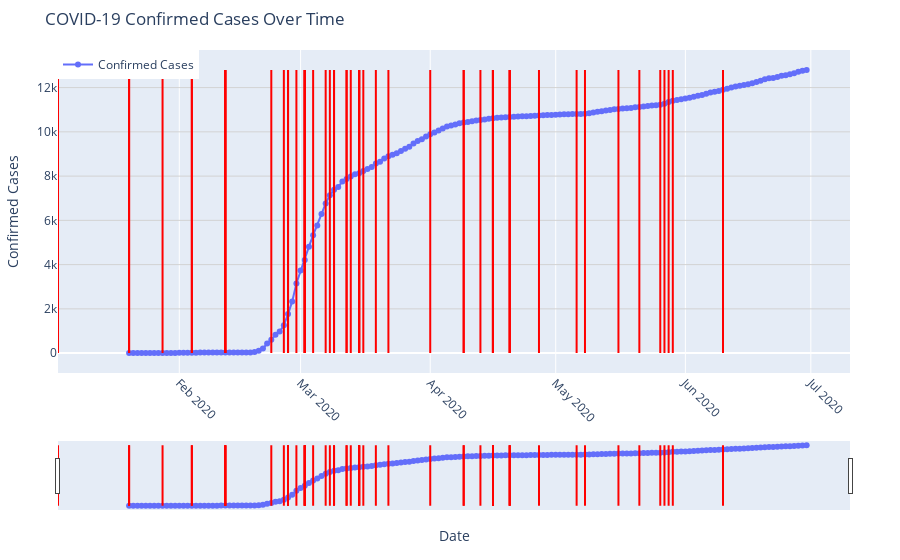

The notebook cell this image was saved under:
### Code cell
# Load your time data
time = pd.read_csv(r'Data/Time.csv')

# Create a Plotly figure
fig = go.Figure()

# Add a line trace for the time series data
fig.add_trace(go.Scatter(x=time['date'], y=time['confirmed'], mode='lines+markers', name='Confirmed Cases'))

# Add vertical lines (bars) for policy dates
for date, label in zip(policy_dates, policy_labels):
    # Add a Scatter trace for each policy bar
    fig.add_trace(go.Scatter(
        x=[date, date],
        y=[0, max(time['confirmed'])],
        mode='lines',
        line=dict(color="red", width=2),
        name=label,
        hoverinfo='text',
        text=[label], 
        showlegend=False,  
    ))

# Configure hover behavior for the line trace
fig.update_traces(hoverinfo='x+y+name', hovertemplate='%{y} cases<br>%{x}')

# Update figure layout
fig.update_layout(
    title='COVID-19 Confirmed Cases Over Time',
    xaxis_title='Date',
    yaxis_title='Confirmed Cases',
    xaxis=dict(tickangle=45),
    showlegend=True,
    legend=dict(x=0, y=1),
    margin=dict(l=50, r=50, t=50, b=50),
    xaxis_rangeslider_visible=True,
    yaxis=dict(gridcolor='lightgray'),
)

# Show the figure
fig.show()

### Figure 1 — Plotly figure (JSON) as saved in the notebook; plotly's stock layout.template omitted (floating-point values rounded to 4 significant figures; data arrays with more than 128 entries replaced by an {"elided": "..."} marker saying what was removed)
{"data": [{"hoverinfo": "x+y+name", "hovertemplate": "%{y} cases<br>%{x}", "mode": "lines+markers", "name": "Confirmed Cases", "type": "scatter", "x": {"elided": "163 str values"}, "y": {"elided": "163 int values"}}, {"hoverinfo": "x+y+name", "hovertemplate": "%{y} cases<br>%{x}", "line": {"color": "red", "width": 2}, "mode": "lines", "name": "Infectious Disease Alert Level Level 1 (Blue)", "showlegend": false, "text": ["Infectious Disease Alert Level Level 1 (Blue)"], "type": "scatter", "x": ["2020-01-03", "2020-01-03"], "y": [0, 12800]}, {"hoverinfo": "x+y+name", "hovertemplate": "%{y} cases<br>%{x}", "line": {"color": "red", "width": 2}, "mode": "lines", "name": "Infectious Disease Alert Level Level 2 (Yellow)", "showlegend": false, "text": ["Infectious Disease Alert Level Level 2 (Yellow)"], "type": "scatter", "x": ["2020-01-20", "2020-01-20"], "y": [0, 12800]}, {"hoverinfo": "x+y+name", "hovertemplate": "%{y} cases<br>%{x}", "line": {"color": "red", "width": 2}, "mode": "lines", "name": "Infectious Disease Alert Level Level 3 (Orange)", "showlegend": false, "text": ["Infectious Disease Alert Level Level 3 (Orange)"], "type": "scatter", "x": ["2020-01-28", "2020-01-28"], "y": [0, 12800]}, {"hoverinfo": "x+y+name", "hovertemplate": "%{y} cases<br>%{x}", "line": {"color": "red", "width": 2}, "mode": "lines", "name": "Infectious Disease Alert Level Level 4 (Red)", "showlegend": false, "text": ["Infectious Disease Alert Level Level 4 (Red)"], "type": "scatter", "x": ["2020-02-23", "2020-02-23"], "y": [0, 12800]}, {"hoverinfo": "x+y+name", "hovertemplate": "%{y} cases<br>%{x}", "line": {"color": "red", "width": 2}, "mode": "lines", "name": "Special Immigration Procedure from China", "showlegend": false, "text": ["Special Immigration Procedure from China"], "type": "scatter", "x": ["2020-02-04", "2020-02-04"], "y": [0, 12800]}, {"hoverinfo": "x+y+name", "hovertemplate": "%{y} cases<br>%{x}", "line": {"color": "red", "width": 2}, "mode": "lines", "name": "Special Immigration Procedure from Hong Kong", "showlegend": false, "text": ["Special Immigration Procedure from Hong Kong"], "type": "scatter", "x": ["2020-02-12", "2020-02-12"], "y": [0, 12800]}, {"hoverinfo": "x+y+name", "hovertemplate": "%{y} cases<br>%{x}", "line": {"color": "red", "width": 2}, "mode": "lines", "name": "Special Immigration Procedure from Macau", "showlegend": false, "text": ["Special Immigration Procedure from Macau"], "type": "scatter", "x": ["2020-02-12", "2020-02-12"], "y": [0, 12800]}, {"hoverinfo": "x+y+name", "hovertemplate": "%{y} cases<br>%{x}", "line": {"color": "red", "width": 2}, "mode": "lines", "name": "Special Immigration Procedure from Japan", "showlegend": false, "text": ["Special Immigration Procedure from Japan"], "type": "scatter", "x": ["2020-03-09", "2020-03-09"], "y": [0, 12800]}, {"hoverinfo": "x+y+name", "hovertemplate": "%{y} cases<br>%{x}", "line": {"color": "red", "width": 2}, "mode": "lines", "name": "Special Immigration Procedure from Italy", "showlegend": false, "text": ["Special Immigration Procedure from Italy"], "type": "scatter", "x": ["2020-03-12", "2020-03-12"], "y": [0, 12800]}, {"hoverinfo": "x+y+name", "hovertemplate": "%{y} cases<br>%{x}", "line": {"color": "red", "width": 2}, "mode": "lines", "name": "Special Immigration Procedure from Iran", "showlegend": false, "text": ["Special Immigration Procedure from Iran"], "type": "scatter", "x": ["2020-03-12", "2020-03-12"], "y": [0, 12800]}, {"hoverinfo": "x+y+name", "hovertemplate": "%{y} cases<br>%{x}", "line": {"color": "red", "width": 2}, "mode": "lines", "name": "Special Immigration Procedure from France", "showlegend": false, "text": ["Special Immigration Procedure from France"], "type": "scatter", "x": ["2020-03-15", "2020-03-15"], "y": [0, 12800]}, {"hoverinfo": "x+y+name", "hovertemplate": "%{y} cases<br>%{x}", "line": {"color": "red", "width": 2}, "mode": "lines", "name": "Special Immigration Procedure from Germany", "showlegend": false, "text": ["Special Immigration Procedure from Germany"], "type": "scatter", "x": ["2020-03-15", "2020-03-15"], "y": [0, 12800]}, {"hoverinfo": "x+y+name", "hovertemplate": "%{y} cases<br>%{x}", "line": {"color": "red", "width": 2}, "mode": "lines", "name": "Special Immigration Procedure from Spain", "showlegend": false, "text": ["Special Immigration Procedure from Spain"], "type": "scatter", "x": ["2020-03-15", "2020-03-15"], "y": [0, 12800]}, {"hoverinfo": "x+y+name", "hovertemplate": "%{y} cases<br>%{x}", "line": {"color": "red", "width": 2}, "mode": "lines", "name": "Special Immigration Procedure from U.K.", "showlegend": false, "text": ["Special Immigration Procedure from U.K."], "type": "scatter", "x": ["2020-03-15", "2020-03-15"], "y": [0, 12800]}, {"hoverinfo": "x+y+name", "hovertemplate": "%{y} cases<br>%{x}", "line": {"color": "red", "width": 2}, "mode": "lines", "name": "Special Immigration Procedure from Netherlands", "showlegend": false, "text": ["Special Immigration Procedure from Netherlands"], "type": "scatter", "x": ["2020-03-15", "2020-03-15"], "y": [0, 12800]}, {"hoverinfo": "x+y+name", "hovertemplate": "%{y} cases<br>%{x}", "line": {"color": "red", "width": 2}, "mode": "lines", "name": "Special Immigration Procedure from Europe", "showlegend": false, "text": ["Special Immigration Procedure from Europe"], "type": "scatter", "x": ["2020-03-16", "2020-03-16"], "y": [0, 12800]}, {"hoverinfo": "x+y+name", "hovertemplate": "%{y} cases<br>%{x}", "line": {"color": "red", "width": 2}, "mode": "lines", "name": "Special Immigration Procedure from all the countries", "showlegend": false, "text": ["Special Immigration Procedure from all the countries"], "type": "scatter", "x": ["2020-03-19", "2020-03-19"], "y": [0, 12800]}, {"hoverinfo": "x+y+name", "hovertemplate": "%{y} cases<br>%{x}", "line": {"color": "red", "width": 2}, "mode": "lines", "name": "Mandatory 14-day Self-Quarantine from all the countries", "showlegend": false, "text": ["Mandatory 14-day Self-Quarantine from all the countries"], "type": "scatter", "x": ["2020-04-01", "2020-04-01"], "y": [0, 12800]}, {"hoverinfo": "x+y+name", "hovertemplate": "%{y} cases<br>%{x}", "line": {"color": "red", "width": 2}, "mode": "lines", "name": "Mandatory Self-Quarantine & Diagonostic Tests from U.S.", "showlegend": false, "text": ["Mandatory Self-Quarantine & Diagonostic Tests from U.S."], "type": "scatter", "x": ["2020-04-13", "2020-04-13"], "y": [0, 12800]}, {"hoverinfo": "x+y+name", "hovertemplate": "%{y} cases<br>%{x}", "line": {"color": "red", "width": 2}, "mode": "lines", "name": "Emergency Use Authorization of Diagnostic Kit 1st EUA", "showlegend": false, "text": ["Emergency Use Authorization of Diagnostic Kit 1st EUA"], "type": "scatter", "x": ["2020-02-04", "2020-02-04"], "y": [0, 12800]}, {"hoverinfo": "x+y+name", "hovertemplate": "%{y} cases<br>%{x}", "line": {"color": "red", "width": 2}, "mode": "lines", "name": "Emergency Use Authorization of Diagnostic Kit 2nd EUA", "showlegend": false, "text": ["Emergency Use Authorization of Diagnostic Kit 2nd EUA"], "type": "scatter", "x": ["2020-02-12", "2020-02-12"], "y": [0, 12800]}, {"hoverinfo": "x+y+name", "hovertemplate": "%{y} cases<br>%{x}", "line": {"color": "red", "width": 2}, "mode": "lines", "name": "Emergency Use Authorization of Diagnostic Kit 3rd EUA", "showlegend": false, "text": ["Emergency Use Authorization of Diagnostic Kit 3rd EUA"], "type": "scatter", "x": ["2020-02-27", "2020-02-27"], "y": [0, 12800]}, {"hoverinfo": "x+y+name", "hovertemplate": "%{y} cases<br>%{x}", "line": {"color": "red", "width": 2}, "mode": "lines", "name": "Emergency Use Authorization of Diagnostic Kit 4th EUA", "showlegend": false, "text": ["Emergency Use Authorization of Diagnostic Kit 4th EUA"], "type": "scatter", "x": ["2020-02-27", "2020-02-27"], "y": [0, 12800]}, {"hoverinfo": "x+y+name", "hovertemplate": "%{y} cases<br>%{x}", "line": {"color": "red", "width": 2}, "mode": "lines", "name": "Emergency Use Authorization of Diagnostic Kit 5th EUA", "showlegend": false, "text": ["Emergency Use Authorization of Diagnostic Kit 5th EUA"], "type": "scatter", "x": ["2020-03-13", "2020-03-13"], "y": [0, 12800]}, {"hoverinfo": "x+y+name", "hovertemplate": "%{y} cases<br>%{x}", "line": {"color": "red", "width": 2}, "mode": "lines", "name": "Drive-Through Screening Center by Local Government", "showlegend": false, "text": ["Drive-Through Screening Center by Local Government"], "type": "scatter", "x": ["2020-02-26", "2020-02-26"], "y": [0, 12800]}, {"hoverinfo": "x+y+name", "hovertemplate": "%{y} cases<br>%{x}", "line": {"color": "red", "width": 2}, "mode": "lines", "name": "Drive-Through Screening Center Standard Operating Procedures", "showlegend": false, "text": ["Drive-Through Screening Center Standard Operating Procedures"], "type": "scatter", "x": ["2020-03-04", "2020-03-04"], "y": [0, 12800]}, {"hoverinfo": "x+y+name", "hovertemplate": "%{y} cases<br>%{x}", "line": {"color": "red", "width": 2}, "mode": "lines", "name": "Mask Distribution Public-Sale", "showlegend": false, "text": ["Mask Distribution Public-Sale"], "type": "scatter", "x": ["2020-02-27", "2020-02-27"], "y": [0, 12800]}, {"hoverinfo": "x+y+name", "hovertemplate": "%{y} cases<br>%{x}", "line": {"color": "red", "width": 2}, "mode": "lines", "name": "Mask Distribution 5-day Rotation System", "showlegend": false, "text": ["Mask Distribution 5-day Rotation System"], "type": "scatter", "x": ["2020-03-09", "2020-03-09"], "y": [0, 12800]}, {"hoverinfo": "x+y+name", "hovertemplate": "%{y} cases<br>%{x}", "line": {"color": "red", "width": 2}, "mode": "lines", "name": "Social Distancing Campaign Strong", "showlegend": false, "text": ["Social Distancing Campaign Strong"], "type": "scatter", "x": ["2020-02-29", "2020-02-29"], "y": [0, 12800]}, {"hoverinfo": "x+y+name", "hovertemplate": "%{y} cases<br>%{x}", "line": {"color": "red", "width": 2}, "mode": "lines", "name": "Social Distancing Campaign Strong", "showlegend": false, "text": ["Social Distancing Campaign Strong"], "type": "scatter", "x": ["2020-03-22", "2020-03-22"], "y": [0, 12800]}, {"hoverinfo": "x+y+name", "hovertemplate": "%{y} cases<br>%{x}", "line": {"color": "red", "width": 2}, "mode": "lines", "name": "Social Distancing Campaign Weak", "showlegend": false, "text": ["Social Distancing Campaign Weak"], "type": "scatter", "x": ["2020-04-20", "2020-04-20"], "y": [0, 12800]}, {"hoverinfo": "x+y+name", "hovertemplate": "%{y} cases<br>%{x}", "line": {"color": "red", "width": 2}, "mode": "lines", "name": "Social Distancing Campaign Weak(1st)", "showlegend": false, "text": ["Social Distancing Campaign Weak(1st)"], "type": "scatter", "x": ["2020-05-06", "2020-05-06"], "y": [0, 12800]}, {"hoverinfo": "x+y+name", "hovertemplate": "%{y} cases<br>%{x}", "line": {"color": "red", "width": 2}, "mode": "lines", "name": "Thanks to Challenge korea Relay Cheer Campaign in SNS", "showlegend": false, "text": ["Thanks to Challenge korea Relay Cheer Campaign in SNS"], "type": "scatter", "x": ["2020-04-16", "2020-04-16"], "y": [0, 12800]}, {"hoverinfo": "x+y+name", "hovertemplate": "%{y} cases<br>%{x}", "line": {"color": "red", "width": 2}, "mode": "lines", "name": "School Closure Daycare Center for Children", "showlegend": false, "text": ["School Closure Daycare Center for Children"], "type": "scatter", "x": ["2020-03-02", "2020-03-02"], "y": [0, 12800]}, {"hoverinfo": "x+y+name", "hovertemplate": "%{y} cases<br>%{x}", "line": {"color": "red", "width": 2}, "mode": "lines", "name": "School Opening Delay Kindergarten", "showlegend": false, "text": ["School Opening Delay Kindergarten"], "type": "scatter", "x": ["2020-03-02", "2020-03-02"], "y": [0, 12800]}, {"hoverinfo": "x+y+name", "hovertemplate": "%{y} cases<br>%{x}", "line": {"color": "red", "width": 2}, "mode": "lines", "name": "School Opening Delay High School", "showlegend": false, "text": ["School Opening Delay High School"], "type": "scatter", "x": ["2020-03-02", "2020-03-02"], "y": [0, 12800]}, {"hoverinfo": "x+y+name", "hovertemplate": "%{y} cases<br>%{x}", "line": {"color": "red", "width": 2}, "mode": "lines", "name": "School Opening Delay Middle School", "showlegend": false, "text": ["School Opening Delay Middle School"], "type": "scatter", "x": ["2020-03-02", "2020-03-02"], "y": [0, 12800]}, {"hoverinfo": "x+y+name", "hovertemplate": "%{y} cases<br>%{x}", "line": {"color": "red", "width": 2}, "mode": "lines", "name": "School Opening Delay Elementary School", "showlegend": false, "text": ["School Opening Delay Elementary School"], "type": "scatter", "x": ["2020-03-02", "2020-03-02"], "y": [0, 12800]}, {"hoverinfo": "x+y+name", "hovertemplate": "%{y} cases<br>%{x}", "line": {"color": "red", "width": 2}, "mode": "lines", "name": "School Opening with Online Class High School (3rd grade)", "showlegend": false, "text": ["School Opening with Online Class High School (3rd grade)"], "type": "scatter", "x": ["2020-04-09", "2020-04-09"], "y": [0, 12800]}, {"hoverinfo": "x+y+name", "hovertemplate": "%{y} cases<br>%{x}", "line": {"color": "red", "width": 2}, "mode": "lines", "name": "School Opening with Online Class High School (2nd grade)", "showlegend": false, "text": ["School Opening with Online Class High School (2nd grade)"], "type": "scatter", "x": ["2020-04-16", "2020-04-16"], "y": [0, 12800]}, {"hoverinfo": "x+y+name", "hovertemplate": "%{y} cases<br>%{x}", "line": {"color": "red", "width": 2}, "mode": "lines", "name": "School Opening with Online Class High School (1st grade)", "showlegend": false, "text": ["School Opening with Online Class High School (1st grade)"], "type": "scatter", "x": ["2020-04-16", "2020-04-16"], "y": [0, 12800]}, {"hoverinfo": "x+y+name", "hovertemplate": "%{y} cases<br>%{x}", "line": {"color": "red", "width": 2}, "mode": "lines", "name": "School Opening with Online Class Middle School (3rd grade)", "showlegend": false, "text": ["School Opening with Online Class Middle School (3rd grade)"], "type": "scatter", "x": ["2020-04-09", "2020-04-09"], "y": [0, 12800]}, {"hoverinfo": "x+y+name", "hovertemplate": "%{y} cases<br>%{x}", "line": {"color": "red", "width": 2}, "mode": "lines", "name": "School Opening with Online Class Middle School (2nd grade)", "showlegend": false, "text": ["School Opening with Online Class Middle School (2nd grade)"], "type": "scatter", "x": ["2020-04-16", "2020-04-16"], "y": [0, 12800]}, {"hoverinfo": "x+y+name", "hovertemplate": "%{y} cases<br>%{x}", "line": {"color": "red", "width": 2}, "mode": "lines", "name": "School Opening with Online Class Middle School (1st grade)", "showlegend": false, "text": ["School Opening with Online Class Middle School (1st grade)"], "type": "scatter", "x": ["2020-04-16", "2020-04-16"], "y": [0, 12800]}, {"hoverinfo": "x+y+name", "hovertemplate": "%{y} cases<br>%{x}", "line": {"color": "red", "width": 2}, "mode": "lines", "name": "School Opening with Online Class Elementary School (5th ~ 6th grade)", "showlegend": false, "text": ["School Opening with Online Class Elementary School (5th ~ 6th grade)"], "type": "scatter", "x": ["2020-04-16", "2020-04-16"], "y": [0, 12800]}, {"hoverinfo": "x+y+name", "hovertemplate": "%{y} cases<br>%{x}", "line": {"color": "red", "width": 2}, "mode": "lines", "name": "School Opening with Online Class Elementary School (4th grade)", "showlegend": false, "text": ["School Opening with Online Class Elementary School (4th grade)"], "type": "scatter", "x": ["2020-04-16", "2020-04-16"], "y": [0, 12800]}, {"hoverinfo": "x+y+name", "hovertemplate": "%{y} cases<br>%{x}", "line": {"color": "red", "width": 2}, "mode": "lines", "name": "School Opening with Online Class Elementary School (3rd grade)", "showlegend": false, "text": ["School Opening with Online Class Elementary School (3rd grade)"], "type": "scatter", "x": ["2020-04-20", "2020-04-20"], "y": [0, 12800]}, {"hoverinfo": "x+y+name", "hovertemplate": "%{y} cases<br>%{x}", "line": {"color": "red", "width": 2}, "mode": "lines", "name": "School Opening with Online Class Elementary School (1st ~ 2nd grade)", "showlegend": false, "text": ["School Opening with Online Class Elementary School (1st ~ 2nd grade)"], "type": "scatter", "x": ["2020-04-20", "2020-04-20"], "y": [0, 12800]}, {"hoverinfo": "x+y+name", "hovertemplate": "%{y} cases<br>%{x}", "line": {"color": "red", "width": 2}, "mode": "lines", "name": "Open Data  Patients Information", "showlegend": false, "text": ["Open Data  Patients Information"], "type": "scatter", "x": ["2020-01-20", "2020-01-20"], "y": [0, 12800]}, {"hoverinfo": "x+y+name", "hovertemplate": "%{y} cases<br>%{x}", "line": {"color": "red", "width": 2}, "mode": "lines", "name": "Open API Public Mask Sales Information", "showlegend": false, "text": ["Open API Public Mask Sales Information"], "type": "scatter", "x": ["2020-03-08", "2020-03-08"], "y": [0, 12800]}, {"hoverinfo": "x+y+name", "hovertemplate": "%{y} cases<br>%{x}", "line": {"color": "red", "width": 2}, "mode": "lines", "name": "nan", "showlegend": false, "text": ["nan"], "type": "scatter", "x": ["2020-02-12", "2020-02-12"], "y": [0, 12800]}, {"hoverinfo": "x+y+name", "hovertemplate": "%{y} cases<br>%{x}", "line": {"color": "red", "width": 2}, "mode": "lines", "name": "nan", "showlegend": false, "text": ["nan"], "type": "scatter", "x": ["2020-03-07", "2020-03-07"], "y": [0, 12800]}, {"hoverinfo": "x+y+name", "hovertemplate": "%{y} cases<br>%{x}", "line": {"color": "red", "width": 2}, "mode": "lines", "name": "Electronic Wristbands on people who violate self-quarantine measures", "showlegend": false, "text": ["Electronic Wristbands on people who violate self-quarantine measures"], "type": "scatter", "x": ["2020-04-27", "2020-04-27"], "y": [0, 12800]}, {"hoverinfo": "x+y+name", "hovertemplate": "%{y} cases<br>%{x}", "line": {"color": "red", "width": 2}, "mode": "lines", "name": "Close bars and clubs administrative order to close bars and clubs", "showlegend": false, "text": ["Close bars and clubs administrative order to close bars and clubs"], "type": "scatter", "x": ["2020-05-08", "2020-05-08"], "y": [0, 12800]}, {"hoverinfo": "x+y+name", "hovertemplate": "%{y} cases<br>%{x}", "line": {"color": "red", "width": 2}, "mode": "lines", "name": "local government Administrative orders Gathering limited administrative orders for nursing homes, nursing homes, elderly day care centers and mental hospitals used by vulnerable groups", "showlegend": false, "text": ["local government Administrative orders Gathering limited administrative orders for nursing homes, nursing homes, elderly day care centers and mental hospitals used by vulnerable groups"], "type": "scatter", "x": ["2020-05-16", "2020-05-16"], "y": [0, 12800]}, {"hoverinfo": "x+y+name", "hovertemplate": "%{y} cases<br>%{x}", "line": {"color": "red", "width": 2}, "mode": "lines", "name": "Close karaoke Ban on gathering for 2 weeks for all karaoke and coin karaoke", "showlegend": false, "text": ["Close karaoke Ban on gathering for 2 weeks for all karaoke and coin karaoke"], "type": "scatter", "x": ["2020-05-21", "2020-05-21"], "y": [0, 12800]}, {"hoverinfo": "x+y+name", "hovertemplate": "%{y} cases<br>%{x}", "line": {"color": "red", "width": 2}, "mode": "lines", "name": "Logistics center On-site inspection of major logistics facilities such as courier terminals and warehouses", "showlegend": false, "text": ["Logistics center On-site inspection of major logistics facilities such as courier terminals and warehouses"], "type": "scatter", "x": ["2020-05-29", "2020-05-29"], "y": [0, 12800]}, {"hoverinfo": "x+y+name", "hovertemplate": "%{y} cases<br>%{x}", "line": {"color": "red", "width": 2}, "mode": "lines", "name": "Wearing of masks Mandatory wearing of passenger mask domestic, international teminal in the airport", "showlegend": false, "text": ["Wearing of masks Mandatory wearing of passenger mask domestic, international teminal in the airport"], "type": "scatter", "x": ["2020-05-27", "2020-05-27"], "y": [0, 12800]}, {"hoverinfo": "x+y+name", "hovertemplate": "%{y} cases<br>%{x}", "line": {"color": "red", "width": 2}, "mode": "lines", "name": "Wearing of masks Drivers such as buses and taxis can refuse to ride passengers without masks", "showlegend": false, "text": ["Wearing of masks Drivers such as buses and taxis can refuse to ride passengers without masks"], "type": "scatter", "x": ["2020-05-26", "2020-05-26"], "y": [0, 12800]}, {"hoverinfo": "x+y+name", "hovertemplate": "%{y} cases<br>%{x}", "line": {"color": "red", "width": 2}, "mode": "lines", "name": "KI-Pass: Korea Internet - Pass new quick response (QR) code system this week to log visitors at high-risk entertainment facilities, restaurants and churches in a bid to track coronavirus cases and prevent further spread of the disease", "showlegend": false, "text": ["KI-Pass: Korea Internet - Pass new quick response (QR) code system this week to log visitors at high-risk entertainment facilities, restaurants and churches in a bid to track coronavirus cases and prevent further spread of the disease"], "type": "scatter", "x": ["2020-06-10", "2020-06-10"], "y": [0, 12800]}, {"hoverinfo": "x+y+name", "hovertemplate": "%{y} cases<br>%{x}", "line": {"color": "red", "width": 2}, "mode": "lines", "name": "Extends Tightened Quarantine Measures  Gov't Extends Tightened Quarantine Measures in Seoul Metro Area", "showlegend": false, "text": ["Extends Tightened Quarantine Measures  Gov't Extends Tightened Quarantine Measures in Seoul Metro Area"], "type": "scatter", "x": ["2020-05-28", "2020-05-28"], "y": [0, 12800]}], "layout": {"legend": {"x": 0, "y": 1}, "margin": {"b": 50, "l": 50, "r": 50, "t": 50}, "showlegend": true, "title": {"text": "COVID-19 Confirmed Cases Over Time"}, "xaxis": {"rangeslider": {"visible": true}, "tickangle": 45, "title": {"text": "Date"}}, "yaxis": {"gridcolor": "lightgray", "title": {"text": "Confirmed Cases"}}}}
